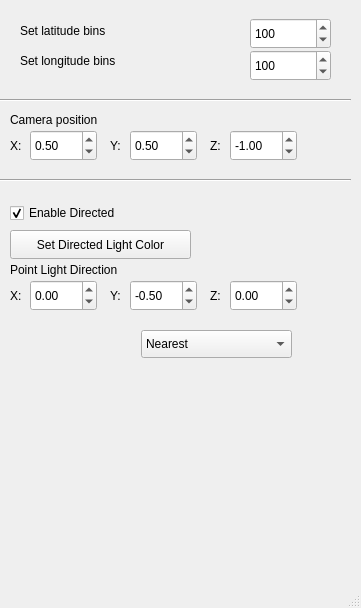
<?xml version="1.0" encoding="UTF-8"?>
<ui version="4.0">
 <class>CubeSettingsWindow</class>
 <widget class="QMainWindow" name="CubeSettingsWindow">
  <property name="geometry">
   <rect>
    <x>0</x>
    <y>0</y>
    <width>361</width>
    <height>608</height>
   </rect>
  </property>
  <property name="windowTitle">
   <string>MainWindow</string>
  </property>
  <widget class="QWidget" name="centralwidget">
   <widget class="QLabel" name="label">
    <property name="geometry">
     <rect>
      <x>20</x>
      <y>20</y>
      <width>231</width>
      <height>21</height>
     </rect>
    </property>
    <property name="font">
     <font>
      <pointsize>9</pointsize>
     </font>
    </property>
    <property name="text">
     <string>Set latitude bins</string>
    </property>
   </widget>
   <widget class="QSpinBox" name="spin_div_n">
    <property name="geometry">
     <rect>
      <x>250</x>
      <y>18</y>
      <width>81</width>
      <height>31</height>
     </rect>
    </property>
    <property name="font">
     <font>
      <pointsize>9</pointsize>
     </font>
    </property>
    <property name="minimum">
     <number>30</number>
    </property>
    <property name="maximum">
     <number>200</number>
    </property>
    <property name="singleStep">
     <number>10</number>
    </property>
    <property name="value">
     <number>100</number>
    </property>
   </widget>
   <widget class="QDoubleSpinBox" name="dir_light_z">
    <property name="geometry">
     <rect>
      <x>230</x>
      <y>280</y>
      <width>67</width>
      <height>31</height>
     </rect>
    </property>
    <property name="font">
     <font>
      <pointsize>9</pointsize>
     </font>
    </property>
    <property name="minimum">
     <double>-10.000000000000000</double>
    </property>
    <property name="maximum">
     <double>10.000000000000000</double>
    </property>
    <property name="singleStep">
     <double>0.500000000000000</double>
    </property>
   </widget>
   <widget class="QLabel" name="label_7">
    <property name="geometry">
     <rect>
      <x>110</x>
      <y>280</y>
      <width>21</width>
      <height>31</height>
     </rect>
    </property>
    <property name="font">
     <font>
      <pointsize>9</pointsize>
     </font>
    </property>
    <property name="text">
     <string>Y:</string>
    </property>
   </widget>
   <widget class="QLabel" name="dir_color_label">
    <property name="geometry">
     <rect>
      <x>230</x>
      <y>230</y>
      <width>91</width>
      <height>31</height>
     </rect>
    </property>
    <property name="font">
     <font>
      <pointsize>9</pointsize>
     </font>
    </property>
    <property name="text">
     <string/>
    </property>
   </widget>
   <widget class="QLabel" name="label_8">
    <property name="geometry">
     <rect>
      <x>10</x>
      <y>260</y>
      <width>181</width>
      <height>20</height>
     </rect>
    </property>
    <property name="font">
     <font>
      <pointsize>9</pointsize>
     </font>
    </property>
    <property name="text">
     <string>Point Light Direction</string>
    </property>
   </widget>
   <widget class="QLabel" name="label_9">
    <property name="geometry">
     <rect>
      <x>10</x>
      <y>280</y>
      <width>21</width>
      <height>31</height>
     </rect>
    </property>
    <property name="font">
     <font>
      <pointsize>9</pointsize>
     </font>
    </property>
    <property name="text">
     <string>X:</string>
    </property>
   </widget>
   <widget class="QDoubleSpinBox" name="dir_light_y">
    <property name="geometry">
     <rect>
      <x>130</x>
      <y>280</y>
      <width>67</width>
      <height>31</height>
     </rect>
    </property>
    <property name="font">
     <font>
      <pointsize>9</pointsize>
     </font>
    </property>
    <property name="minimum">
     <double>-10.000000000000000</double>
    </property>
    <property name="maximum">
     <double>10.000000000000000</double>
    </property>
    <property name="singleStep">
     <double>0.500000000000000</double>
    </property>
    <property name="value">
     <double>-0.500000000000000</double>
    </property>
   </widget>
   <widget class="QPushButton" name="dir_color_button">
    <property name="geometry">
     <rect>
      <x>10</x>
      <y>230</y>
      <width>181</width>
      <height>29</height>
     </rect>
    </property>
    <property name="font">
     <font>
      <pointsize>9</pointsize>
     </font>
    </property>
    <property name="text">
     <string>Set Directed Light Color</string>
    </property>
   </widget>
   <widget class="QLabel" name="label_10">
    <property name="geometry">
     <rect>
      <x>210</x>
      <y>280</y>
      <width>21</width>
      <height>31</height>
     </rect>
    </property>
    <property name="font">
     <font>
      <pointsize>9</pointsize>
     </font>
    </property>
    <property name="text">
     <string>Z:</string>
    </property>
   </widget>
   <widget class="QDoubleSpinBox" name="dir_light_x">
    <property name="geometry">
     <rect>
      <x>30</x>
      <y>280</y>
      <width>67</width>
      <height>31</height>
     </rect>
    </property>
    <property name="font">
     <font>
      <pointsize>9</pointsize>
     </font>
    </property>
    <property name="minimum">
     <double>-10.000000000000000</double>
    </property>
    <property name="maximum">
     <double>10.000000000000000</double>
    </property>
    <property name="singleStep">
     <double>0.500000000000000</double>
    </property>
   </widget>
   <widget class="QCheckBox" name="enable_directed">
    <property name="geometry">
     <rect>
      <x>10</x>
      <y>200</y>
      <width>151</width>
      <height>26</height>
     </rect>
    </property>
    <property name="font">
     <font>
      <pointsize>9</pointsize>
     </font>
    </property>
    <property name="text">
     <string>Enable Directed</string>
    </property>
    <property name="checked">
     <bool>true</bool>
    </property>
   </widget>
   <widget class="QLabel" name="label_11">
    <property name="geometry">
     <rect>
      <x>10</x>
      <y>110</y>
      <width>151</width>
      <height>20</height>
     </rect>
    </property>
    <property name="font">
     <font>
      <pointsize>9</pointsize>
     </font>
    </property>
    <property name="text">
     <string>Camera position</string>
    </property>
   </widget>
   <widget class="QDoubleSpinBox" name="camera_x">
    <property name="geometry">
     <rect>
      <x>30</x>
      <y>130</y>
      <width>67</width>
      <height>31</height>
     </rect>
    </property>
    <property name="font">
     <font>
      <pointsize>9</pointsize>
     </font>
    </property>
    <property name="minimum">
     <double>-100.000000000000000</double>
    </property>
    <property name="maximum">
     <double>100.000000000000000</double>
    </property>
    <property name="singleStep">
     <double>0.500000000000000</double>
    </property>
    <property name="value">
     <double>0.500000000000000</double>
    </property>
   </widget>
   <widget class="QDoubleSpinBox" name="camera_z">
    <property name="geometry">
     <rect>
      <x>230</x>
      <y>130</y>
      <width>67</width>
      <height>31</height>
     </rect>
    </property>
    <property name="font">
     <font>
      <pointsize>9</pointsize>
     </font>
    </property>
    <property name="minimum">
     <double>-100.000000000000000</double>
    </property>
    <property name="maximum">
     <double>100.000000000000000</double>
    </property>
    <property name="singleStep">
     <double>0.100000000000000</double>
    </property>
    <property name="value">
     <double>-1.000000000000000</double>
    </property>
   </widget>
   <widget class="QLabel" name="label_12">
    <property name="geometry">
     <rect>
      <x>210</x>
      <y>130</y>
      <width>21</width>
      <height>31</height>
     </rect>
    </property>
    <property name="font">
     <font>
      <pointsize>9</pointsize>
     </font>
    </property>
    <property name="text">
     <string>Z:</string>
    </property>
   </widget>
   <widget class="QLabel" name="label_13">
    <property name="geometry">
     <rect>
      <x>110</x>
      <y>130</y>
      <width>21</width>
      <height>31</height>
     </rect>
    </property>
    <property name="font">
     <font>
      <pointsize>9</pointsize>
     </font>
    </property>
    <property name="text">
     <string>Y:</string>
    </property>
   </widget>
   <widget class="QDoubleSpinBox" name="camera_y">
    <property name="geometry">
     <rect>
      <x>130</x>
      <y>130</y>
      <width>67</width>
      <height>31</height>
     </rect>
    </property>
    <property name="font">
     <font>
      <pointsize>9</pointsize>
     </font>
    </property>
    <property name="minimum">
     <double>-100.000000000000000</double>
    </property>
    <property name="maximum">
     <double>100.000000000000000</double>
    </property>
    <property name="singleStep">
     <double>0.500000000000000</double>
    </property>
    <property name="value">
     <double>0.500000000000000</double>
    </property>
   </widget>
   <widget class="QLabel" name="label_14">
    <property name="geometry">
     <rect>
      <x>10</x>
      <y>130</y>
      <width>21</width>
      <height>31</height>
     </rect>
    </property>
    <property name="font">
     <font>
      <pointsize>9</pointsize>
     </font>
    </property>
    <property name="text">
     <string>X:</string>
    </property>
   </widget>
   <widget class="Line" name="line">
    <property name="geometry">
     <rect>
      <x>0</x>
      <y>90</y>
      <width>351</width>
      <height>20</height>
     </rect>
    </property>
    <property name="orientation">
     <enum>Qt::Horizontal</enum>
    </property>
   </widget>
   <widget class="QSpinBox" name="spin_div_m">
    <property name="geometry">
     <rect>
      <x>250</x>
      <y>50</y>
      <width>81</width>
      <height>31</height>
     </rect>
    </property>
    <property name="font">
     <font>
      <pointsize>9</pointsize>
     </font>
    </property>
    <property name="minimum">
     <number>30</number>
    </property>
    <property name="maximum">
     <number>200</number>
    </property>
    <property name="singleStep">
     <number>10</number>
    </property>
    <property name="value">
     <number>100</number>
    </property>
   </widget>
   <widget class="QLabel" name="label_2">
    <property name="geometry">
     <rect>
      <x>20</x>
      <y>50</y>
      <width>231</width>
      <height>21</height>
     </rect>
    </property>
    <property name="font">
     <font>
      <pointsize>9</pointsize>
     </font>
    </property>
    <property name="text">
     <string>Set longitude bins</string>
    </property>
   </widget>
   <widget class="Line" name="line_2">
    <property name="geometry">
     <rect>
      <x>0</x>
      <y>170</y>
      <width>351</width>
      <height>20</height>
     </rect>
    </property>
    <property name="orientation">
     <enum>Qt::Horizontal</enum>
    </property>
   </widget>
   <widget class="QComboBox" name="comboBox">
    <property name="geometry">
     <rect>
      <x>141</x>
      <y>330</y>
      <width>151</width>
      <height>28</height>
     </rect>
    </property>
    <item>
     <property name="text">
      <string>Nearest</string>
     </property>
    </item>
    <item>
     <property name="text">
      <string>Linear</string>
     </property>
    </item>
    <item>
     <property name="text">
      <string>Linear MIP map</string>
     </property>
    </item>
   </widget>
  </widget>
  <widget class="QStatusBar" name="statusbar"/>
 </widget>
 <resources/>
 <connections/>
</ui>
